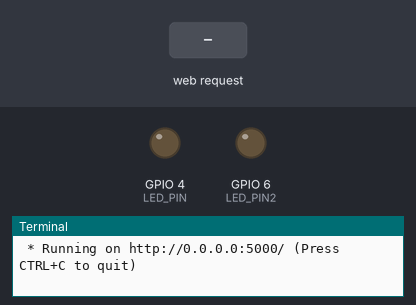
The program below on a simulated Raspberry Pi (BCM pin numbers). Shown: output pins drawn as LEDs (lit = HIGH), the last lines printed to the terminal. Inputs (shaded band) come from the test bench. The clock reads 2024-03-15 10:24:30 at power-on unless the program sets it.

Above: at 1.2 s.
1.3 s: HTTP request for /led/Won received
At 1.9 s:
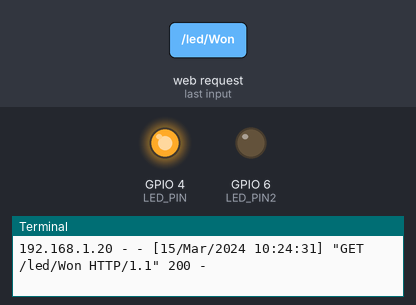
2.8 s: HTTP request for /led/Ron received
At 4.0 s:
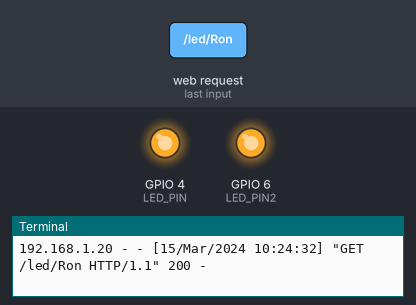
4.3 s: HTTP request for /led/Woff received
At 5.4 s:
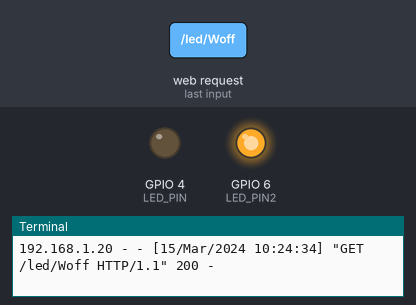
Timing chart, 0 to 7.3 s (numbered marks = the images above; inputs shaded):
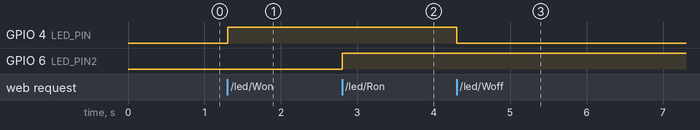

The program:

flask_led_task.py
```python
from flask import Flask
import RPi.GPIO as GPIO

LED_PIN = 4
LED_PIN2 = 6
GPIO.setmode(GPIO.BCM)
GPIO.setup(LED_PIN, GPIO.OUT)
GPIO.setup(LED_PIN2, GPIO.OUT)

app = Flask(__name__)

@app.route("/")

def hello():
    return '''
    <p>Hello, Flask!!</p>
    <a href="/led/Won">Yellow Led On!</a>
    <a href="/led/Woff">Yellow Led Off!</a>
    <a href="/led/Ron">Blue Led On!</a>
    <a href="/led/Roff">Blue Led Off!</a>
    '''

@app.route("/led/<op>")

def on(op):
    if op == "Won":
        GPIO.output(LED_PIN, GPIO.HIGH)
        return '''
        <p>Led on</p>
        <a href="/">Go Home</a>
        '''
    elif op == "Woff":
        GPIO.output(LED_PIN, GPIO.LOW)
        return '''
        <p>Led off</p>
        <a href="/">Go Home</a>
        '''
    elif op == "Ron":
        GPIO.output(LED_PIN2, GPIO.HIGH)
        return '''
        <p>Led on</p>
        <a href="/">Go Home</a>
        '''
    elif op == "Roff":
        GPIO.output(LED_PIN2, GPIO.LOW)
        return '''
        <p>Led off</p>
        <a href="/">Go Home</a>
        '''

if __name__ == "__main__":
    try:
        app.run(host="0.0.0.0")
    finally:
        GPIO.cleanup()
        print('cleanup and exit')
```

Measured:
- after the input at 1.3 s, GPIO 4 (LED_PIN): LOW → HIGH at once
- after the input at 2.8 s, GPIO 6 (LED_PIN2): LOW → HIGH at once
- after the input at 4.3 s, GPIO 4 (LED_PIN): HIGH → LOW at once
